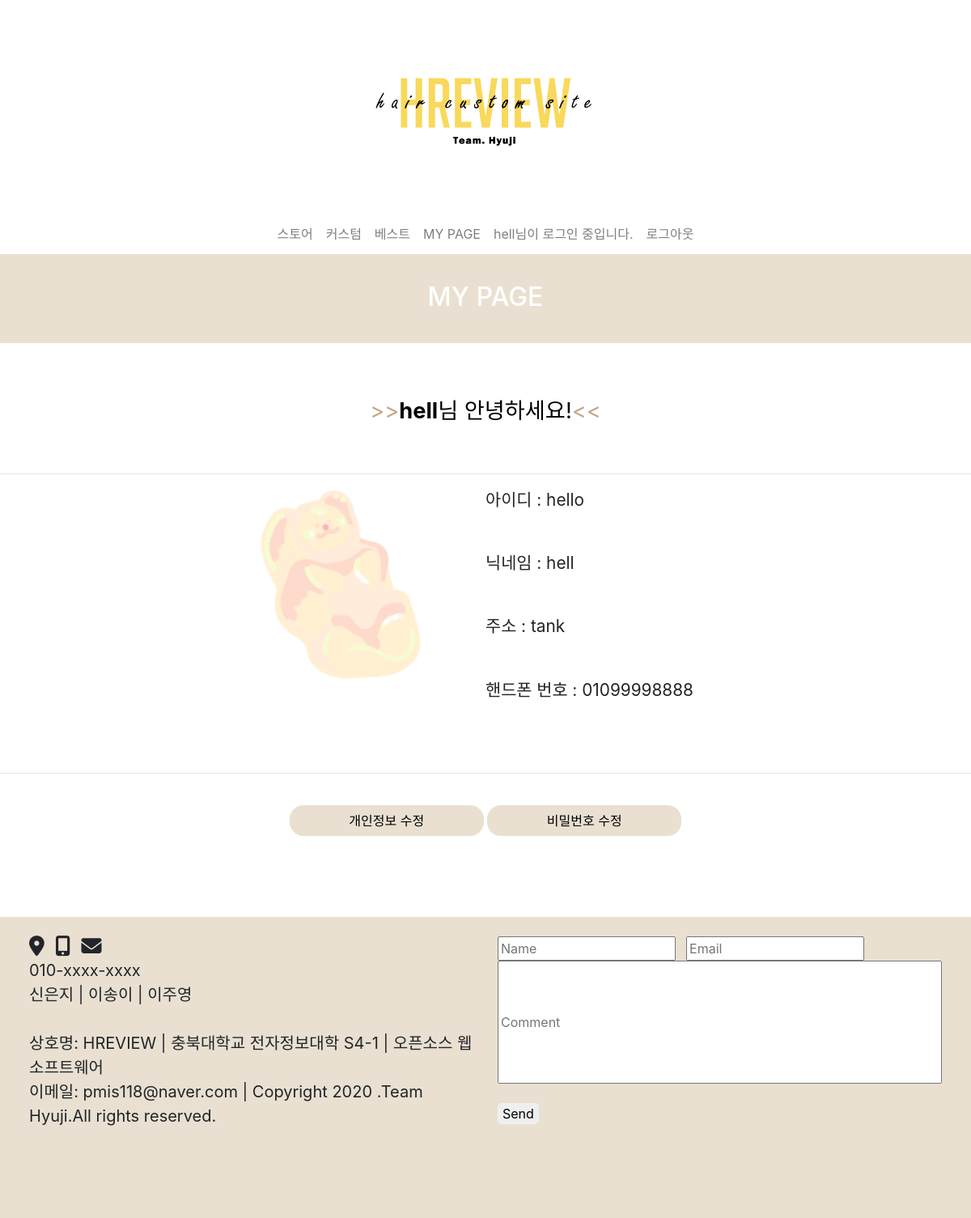
/hyuzi/mypage/ (signed in), run on the app's committed database.
### hyuzi/models.py (models this page shows)
class User(AbstractBaseUser,PermissionsMixin):
    objects = UserManager()
    email = models.EmailField(max_length=255,unique=True)
    nickname = models.CharField(max_length=100,null=False, unique=True)
    username = models.CharField(max_length=100, blank=True, unique=True)
    address = models.CharField(max_length=300, blank=True, unique=True)
    phone=models.CharField(max_length=11, blank=True, unique=True)
    is_active = models.BooleanField(default=True)
    is_admin = models.BooleanField(default=False)
    is_superuser = models.BooleanField(default=False)
    is_staff = models.BooleanField(default=False)
    date_joined = models.DateTimeField(auto_now_add=True)
    USERNAME_FIELD = 'username'
    REQUIRED_FIELDS = ['email', 'nickname', 'address', 'phone']

### hyuzi/views.py (the view)
# urls.py: path('mypage/', views.mypage, name='mypage'),
def mypage(request):
    return render(request, 'hyuzi/mypage.html')

### hyuzi/context_processors.py (called while the page is built)
def counter(request):
    item_count = 0
    if 'admin' in request.path:
        return {}
    else:
        try:
            cart = Cart.objects.filter(cart_id = _cart_id(request))
            cart_items = CartItem.objects.all().filter(cart=cart[:1])
            for cart_item in cart_items:
                item_count += cart_item.quantity
        except ObjectDoesNotExist:
            item_count = 0
    return dict(item_count = item_count)

### hyuzi/views.py (called while the page is built)
def _cart_id(request):
    cart = request.session.session_key
    if not cart:
        cart = request.session.create()
    return cart

### hyuzi/templates/hyuzi/mypage.html (shortened to what this page needs)
{% extends "base.html" %}
{% block content %}
{% if user.is_authenticated %}
<div class="con text-center">
  <h2>MY PAGE</h2>
</div>
<br>
<p id="hi"><span class="beige">>></span><strong>{{user.nickname}}</strong>님 안녕하세요!<span class="beige"><<</span></p>
<br><hr class="hr">
<div class="row" style="width: 100%;">
  <div class="col-sm-3"> </div>
  <div class="col-sm-3">
    <img src="/static/img/haribo.png" width="240dp" height="240dp">
  </div>
  <div class="col-sm-3">
    <p>아이디 : {{user.username}}</p><br>
    <p>닉네임 : {{user.nickname}}</p><br>
    <p>주소 : {{user.address}}</p><br>
    <p>핸드폰 번호 : {{user.phone}}</p><br>
  </div>
  <div class="col-sm-3"></div>
</div>
<br><hr class="hr">
<div class="text-center" style="width: 100%;">
<button type="submit" class="btn text-black"><a href="{% url 'user_update' %}" style="color: #000">개인정보 수정</a></button>
<button type="submit" class="btn"><a href="{% url 'change_password' %}" style="color: #000">비밀번호 수정</a></button>
</div>
{% else %}
<p>로그인이 필요합니다.</p>
{% endif %}
{% endblock %}

### templates/base.html (shortened to what this page needs)
{% load static %}
<!DOCTYPE html>
<html lang="en">
<head>
  <link rel="stylesheet" href="https://stackpath.bootstrapcdn.com/bootstrap/4.1.3/css/bootstrap.min.css">
</head>
<body>
  <div class="jumbotron text-center mb-0">
    <a href = "{% url 'main' %}">
      <img src="/static/img/hreviewlogo.png" style="width:25%;height:20%;">
  </div>
  <nav class="navbar navbar-expand-lg sticky-top navbar-light bg-white" id="main-navbar">
    <div class="collapse navbar-collapse" id="navbarNav">
      <ul class="navbar-nav centered justify-content-center">
          <li class="nav-item">
            <a class="nav-link" href="{% url 'category' 1 %}">스토어</a>
          </li>
          <li class="nav-item">
              <a class="nav-link" href="{% url 'custom' %}">커스텀</a>
          </li>
          <li class="nav-item">
              <a class="nav-link" href="{% url 'best' %}">베스트</a>
          </li>
          <li class="nav-item">
            <a class="nav-link" href="{% url 'mypage' %}">MY PAGE</a>
        </li>
        {% if user.is_authenticated %}
        <li class="nav-item">
          <a class="nav-link" href="#">{{ user.nickname }}님이 로그인 중입니다.</a>
        </li>
        <li>
          <a class="nav-link" href="{% url 'logout' %}">로그아웃</a>
        </li>
        {% endif %}
      </ul>
    </div>
  </nav>
    <div>
        {% block content %}
        {% endblock content %}
    </div>
    <div id="footer">
      <div class="row">
        <div class="col-sm-6">
        <i style="font-size:25px;" class="fas fa-map-marker-alt"></i>&nbsp;&nbsp;
        <i style="font-size:25px;" class="fas fa-mobile-alt"></i>&nbsp;&nbsp;
        <i style="font-size:25px;" class="fas fa-envelope"></i>
        <p style="font-size: 20px">010-xxxx-xxxx<br>
          신은지 | 이송이 | 이주영 <br><br>
          상호명: HREVIEW | 충북대학교 전자정보대학 S4-1 | 오픈소스 웹 소프트웨어<br>
          이메일: pmis118@naver.com | Copyright 2020 .Team Hyuji.All rights reserved.<br>
        </div>
        <div class="col-sm-6">
          <input type="text" style="width:40%;" placeholder="Name">&nbsp;&nbsp;
          <input type="text" style="width:40%;" placeholder="Email"><br>
          <input type="text" style="width:100%; height:60%" placeholder="Comment"><br><br>
          <button type="submit" id="send">Send</button>
        </div>
      </div>
    </div>
</body>
</html>

### templates/base.html (style rules this page uses)
#main-navbar { padding: .4% 10% .4% 10%; }
.jumbotron { background-color: #fff; }
.centered { width: 100%; text-align: center; }
#footer { position: absolute; margin-top: 100px; bottom: 100; width: 100%; height: 25%; background: #e9e0d1; padding: 2% 3% 2% 3%; }
#send { border: none; border-radius: 5px; }

### hyuzi/templates/hyuzi/mypage.html (style rules this page uses)
#hi { font-size: 1.7em; text-align: center; margin-top: 40px; color: #000; }
.con { width: 100%; background: #e9e0d1; padding-top: 34px; padding-bottom: 30px; color: #fff; }
.col-sm-3 { font-size: 1.3em; }
.btn { margin-top: 23px; width: 240px; text-align: center; background-color:#e9e0d1; color: #fff; border-radius: 17px; }
.beige { color: #c1a784; }

### data on the page
User: nickname "hell", username "hello", address "tank", phone "01099998888"
